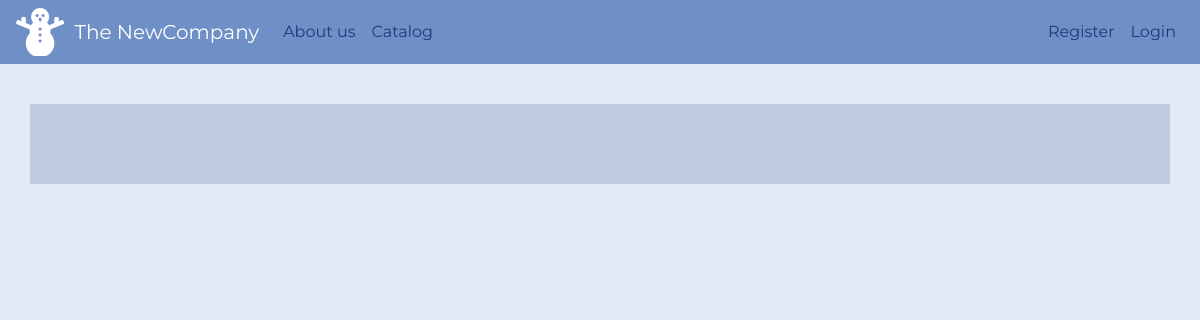
Before: /Hiking with the older database file.
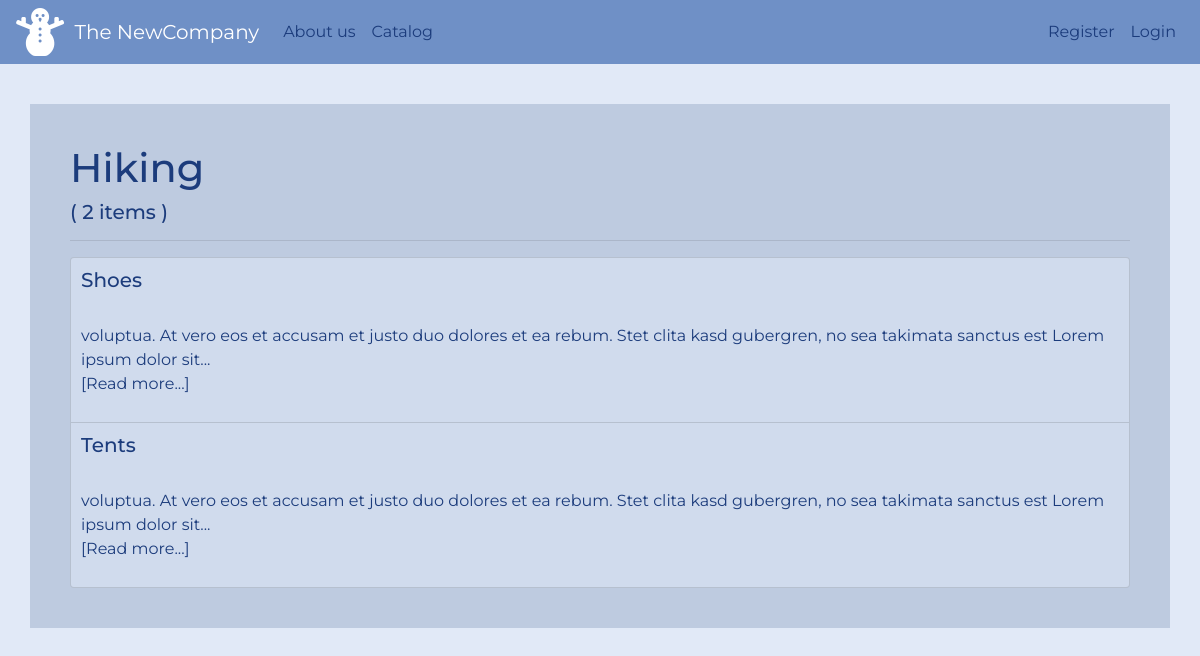
After: the same page with the newer database file.
### database_setup.py (models this page shows, shortened)
class Categories(Base):
    __tablename__ = 'categories'
    id = Column(Integer, autoincrement=True, primary_key=True)
    name = Column(String(100), nullable=False, unique=True)
    items = relationship(Items, cascade="all, delete")
    user_id = Column(Integer, ForeignKey('users.id'), nullable=False)

class Items(Base):
    __tablename__ = 'items'
    id = Column(Integer, autoincrement=True, primary_key=True)
    name = Column(String(250), nullable=False)
    detail = Column(String(500))
    category = Column(Integer, ForeignKey('categories.id'))
    creation_time = Column(DateTime, default=datetime.datetime.now)
    modification_time = Column(DateTime, onupdate=datetime.datetime.now)
    user_id = Column(Integer, ForeignKey('users.id'), nullable=False)

### app.py (the view)
@app.route("/<string:name>")
def category(name):
    catalog = db.session.query(Categories.name).filter(Categories.name == name)
    category = db.session.query(Items).filter(Items.category == name)
    countitems = db.session.query(Items).filter(Items.category == name).count()
    return render_template('category.html', category=category,
                           catalog=catalog, countitems=countitems)

### templates/category.html
{% extends 'layout.html' %}
{% block body %}
    {% for cat in catalog %}
        <h1>{{ cat.name }}</h1>
        <h5>( {{ countitems }} items )</h5>
        <hr>
        <div>
            <ul class="list-group category-list">
            {% for item in category %}
                <li class="list-group-item catalog-list">
                    <table class="table-responsive">
                        <tr>
                            <td class="td1-catalog">
                                <a class="a-cat-catalog" href="{{item.category}}/{{item.name}}"><h5>{{ item.name }}</h5></a>
                                <br />
                                {{ item.detail | truncate(150) | safe}}
                                <br />
                                <a class="a-cat-catalog" href="{{item.category}}/{{item.name}}">[Read more...]</a>
                            </td>
                        </tr>
                    </table>
                </li>
           {% endfor %}
            </ul>
        </div>
    {% endfor %}
{% endblock body %}

Changed rows visible on the page:
added Categories: name "Hiking", countitems "2"
added Items: name "Shoes", detail "voluptua. At vero eos et accusam et justo duo dolores et ea rebum. Stet clita kasd gubergren, no sea takimata sanctus est Lorem ipsum dolor sit..."
added Items: name "Tents", detail "voluptua. At vero eos et accusam et justo duo dolores et ea rebum. Stet clita kasd gubergren, no sea takimata sanctus est Lorem ipsum dolor sit..."
